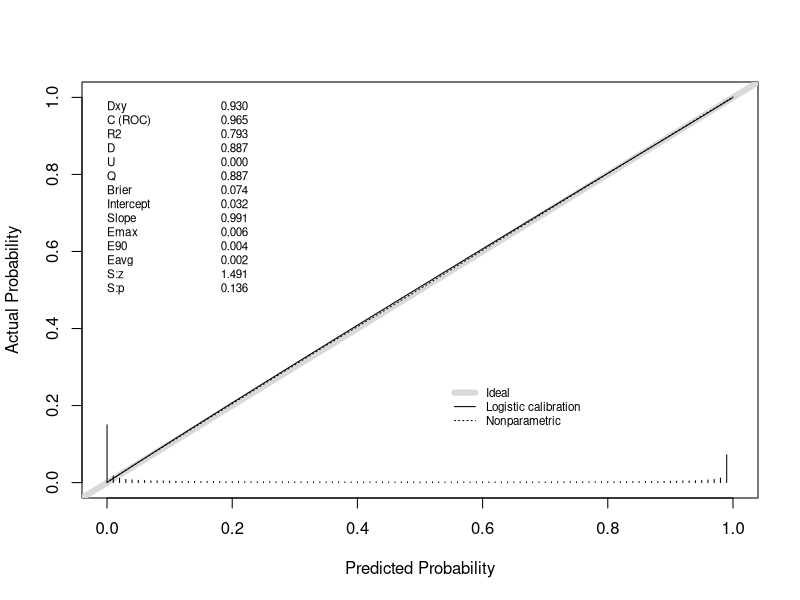
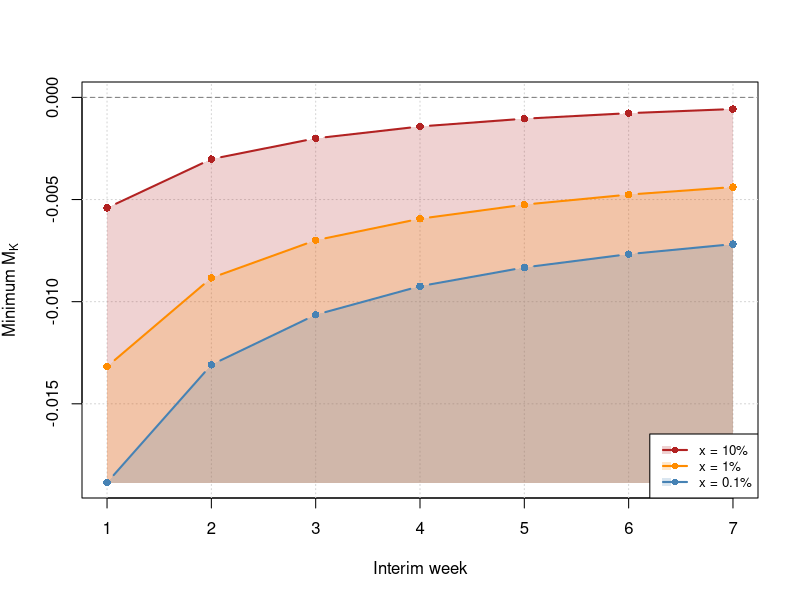

Here is the R script that generated these plots, in order:
## ---- chunk 1
# =============================================================================
# Constants
# =============================================================================
sigma <- 0.5
prior_mean <- 0
prior_sd <- 0.05
control_mean <- 2.0
prob_treatment <- 0.5
N_K <- 10000

# =============================================================================
# Shared helpers (duplicated from the previous post for self-containment)
# =============================================================================

compute_se_lift <- function(n, prior_mean = 0, control_mean = 2.0,
                            prob_treatment = 0.5, sigma = 0.5) {
  se_c <- sigma / sqrt(n * (1 - prob_treatment))
  se_t <- sigma / sqrt(n * prob_treatment)
  treatment_mean <- control_mean * (1 + prior_mean)
  sqrt(se_t^2 / control_mean^2 + se_c^2 * treatment_mean^2 / control_mean^4)
}

closedform_impact_from_crit <- function(lambda_crit, se_lift,
                                         prior_mean = 0, prior_sd = 0.05) {
  tau <- sqrt(prior_sd^2 + se_lift^2)
  a   <- (prior_mean - lambda_crit) / tau
  prior_mean * pnorm(a) + (prior_sd^2 / tau) * dnorm(a)
}

# Compute posterior from observed summary statistics
compute_posterior <- function(lambda_hat, se_lambda, prior_mean = 0, prior_sd = 0.05) {
  V <- 1 / (1 / se_lambda^2 + 1 / prior_sd^2)
  M <- V * (lambda_hat / se_lambda^2 + prior_mean / prior_sd^2)
  list(M = M, V = V)
}

# Compute the ship threshold S(N) for a given decision rule
# p = 0.95 for P(lift > 0 | data) > 0.95
# p = 0.975 for 95% credible interval
# p = 0.5 for M > 0
compute_threshold <- function(n, p, prior_mean = 0, prior_sd = 0.05,
                               control_mean = 2.0, prob_treatment = 0.5, sigma = 0.5) {
  se_lift <- compute_se_lift(n, prior_mean, control_mean, prob_treatment, sigma)
  post_sd_inv <- sqrt(1 / prior_sd^2 + 1 / se_lift^2)
  se_lift^2 * (qnorm(p) * post_sd_inv - prior_mean / prior_sd^2)
}

prob_ship_if_continue <- function(M_K, V_K, N_f, p = 0.95,
                                   prior_mean = 0, prior_sd = 0.05,
                                   control_mean = 2.0, prob_treatment = 0.5,
                                   sigma = 0.5) {
  se_f <- compute_se_lift(N_f, prior_mean, control_mean, prob_treatment, sigma)
  S_f  <- compute_threshold(N_f, p, prior_mean, prior_sd,
                             control_mean, prob_treatment, sigma)
  pnorm((M_K - S_f) / sqrt(V_K + se_f^2))
}

expected_impact_if_continue <- function(M_K, V_K, N_f, p = 0.95,
                                         prior_mean = 0, prior_sd = 0.05,
                                         control_mean = 2.0, prob_treatment = 0.5,
                                         sigma = 0.5) {
  se_f <- compute_se_lift(N_f, prior_mean, control_mean, prob_treatment, sigma)
  S_f  <- compute_threshold(N_f, p, prior_mean, prior_sd,
                             control_mean, prob_treatment, sigma)
  closedform_impact_from_crit(S_f, se_f, prior_mean = M_K, prior_sd = sqrt(V_K))
}

sim_futility <- function(M_K, V_K, N_f, p = 0.95,
                          prior_mean = 0, prior_sd = 0.05,
                          control_mean = 2.0, prob_treatment = 0.5,
                          sigma = 0.5, B = 50000) {
  se_f <- compute_se_lift(N_f, prior_mean, control_mean, prob_treatment, sigma)
  S_f  <- compute_threshold(N_f, p, prior_mean, prior_sd,
                             control_mean, prob_treatment, sigma)

  true_lift    <- rnorm(B, M_K, sqrt(V_K))
  observed_lift <- rnorm(B, true_lift, se_f)

  mean(observed_lift > S_f)
}
## ---- chunk 2
#| fig-cap: "Calibration of the closed-form futility probability. We simulate 100,000 experiments with an interim analysis at $N_K = 1{,}000$ and a final analysis at $N_f = 5{,}000$. Each point represents a bin of experiments grouped by their predicted $\\Pr(\\text{ship} \\mid \\text{continue until reaching } N_f)$. The dashed line is perfect calibration."

set.seed(123)
nsims <- 100000
N_K <- 1000
N_f <- 5000
p_rule <- 0.95

se_K <- compute_se_lift(N_K)
se_f <- compute_se_lift(N_f)
S_f  <- compute_threshold(N_f, p = p_rule)

# 1. Draw true lifts from the prior
true_lift <- rnorm(nsims, prior_mean, prior_sd)

# 2. Simulate interim data
se_c_K <- sigma / sqrt(N_K * (1 - prob_treatment))
se_t_K <- sigma / sqrt(N_K * prob_treatment)
control_K   <- rnorm(nsims, control_mean, se_c_K)
treatment_K <- rnorm(nsims, control_mean * (1 + true_lift), se_t_K)
lambda_hat_K <- (treatment_K / control_K) - 1
se_lambda_K  <- sqrt(se_t_K^2 / control_K^2 + se_c_K^2 * treatment_K^2 / control_K^4)

# Compute interim posteriors
V_K_vec <- 1 / (1 / se_lambda_K^2 + 1 / prior_sd^2)
M_K_vec <- V_K_vec * (lambda_hat_K / se_lambda_K^2 + prior_mean / prior_sd^2)

# 3. Closed-form predicted P(ship)
predicted_p <- pnorm((M_K_vec - S_f) / sqrt(V_K_vec + se_f^2))

# 4. Simulate the actual final observed lift
# The final observed lift given the true lift has SE = se_f
# But we need the full final observed lift, not just the future part
# The final analysis sees all N_f subjects, so:
se_c_f <- sigma / sqrt(N_f * (1 - prob_treatment))
se_t_f <- sigma / sqrt(N_f * prob_treatment)
control_f   <- rnorm(nsims, control_mean, se_c_f)
treatment_f <- rnorm(nsims, control_mean * (1 + true_lift), se_t_f)
lambda_hat_f <- (treatment_f / control_f) - 1

# 5. Check if the experiment actually ships
actually_shipped <- lambda_hat_f > S_f
vp <- rms::val.prob(
  p = predicted_p, 
  y = actually_shipped
)



## ---- chunk 3
#| fig-cap: "Futility boundaries for three thresholds ($x = 0.1\\%$, $1\\%$, $10\\%$): the minimum posterior mean $M_K$ at each interim week such that $\\Pr(\\text{ship} \\mid \\text{continue until reaching } N_f) > x$ if the experiment continues to week 8. Decision rule: probability to beat control $> 0.95$."

max_weeks <- 8
n_per_week <- 5000
N_max <- max_weeks * n_per_week

interim_weeks <- 1:(max_weeks - 1)

thresholds <- list(
  list(x = 0.10,  label = "10%",  col = "firebrick"),
  list(x = 0.01,  label = "1%",   col = "darkorange"),
  list(x = 0.001, label = "0.1%", col = "steelblue")
)

se_f <- compute_se_lift(N_max)
S_f  <- compute_threshold(N_max, p = 0.95)

# Compute all boundaries to set ylim
all_boundaries <- lapply(thresholds, function(th) {
  sapply(interim_weeks, function(k) {
    N_K_local <- k * n_per_week
    se_K_local <- compute_se_lift(N_K_local)
    V_K_local <- 1 / (1 / se_K_local^2 + 1 / prior_sd^2)
    S_f + qnorm(th$x) * sqrt(V_K_local + se_f^2)
  })
})

ylim <- range(0, unlist(all_boundaries))

plot(NULL, xlim = range(interim_weeks), ylim = ylim,
     xlab = "Interim week", ylab = expression("Minimum" ~ M[K]))
grid()
abline(h = 0, lty = 2, col = 'gray50')

# Shade regions beneath each boundary (draw from most to least stringent
# so the narrower regions layer on top)
ymin <- ylim[1]
for (i in seq_along(thresholds)) {
  b <- all_boundaries[[i]]
  polygon(c(interim_weeks, rev(interim_weeks)),
          c(b, rep(ymin, length(interim_weeks))),
          col = adjustcolor(thresholds[[i]]$col, alpha.f = 0.2), border = NA)
}

for (i in seq_along(thresholds)) {
  lines(interim_weeks, all_boundaries[[i]], type = 'b', pch = 16,
        col = thresholds[[i]]$col, lwd = 2)
}

legend('bottomright',
       legend = sapply(thresholds, \(th) paste0("x = ", th$label)),
       col = sapply(thresholds, \(th) th$col),
       lwd = 2, pch = 16, fill = sapply(thresholds, \(th) adjustcolor(th$col, alpha.f = 0.2)),
       border = NA, cex = 0.8)
